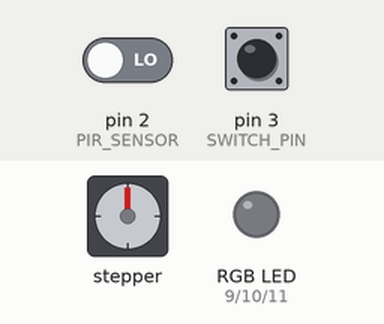
Bench run of a sketch on a simulated Arduino Uno, built with avr-gcc and run on an emulated ATmega328P. On the bench: stepper motor, an RGB LED mixed from three pins (HIGH = lit). The inputs (shaded band) are chosen by the test bench; at power-on: pin 2 (PIR_SENSOR) LOW, pin 3 (SWITCH_PIN) HIGH. Stepper angles assume 200 steps per turn; what the sketch prints to the serial monitor is not drawn.

Above: at 1.2 s.
1.3 s: pin 2 (PIR_SENSOR) driven HIGH
At 11.7 s:
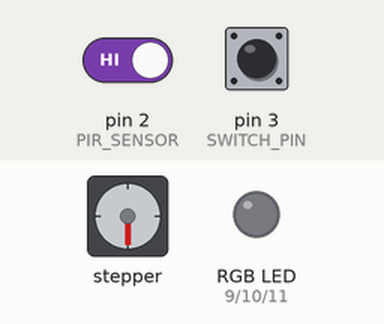
At 22.1 s:
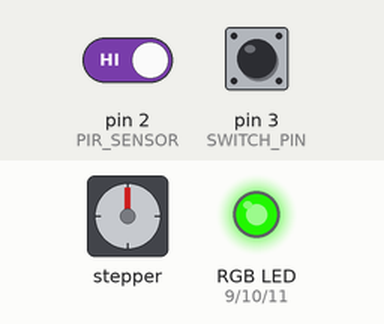
Timing chart, 0 to 23.3 s (numbered marks = the images above; inputs shaded):
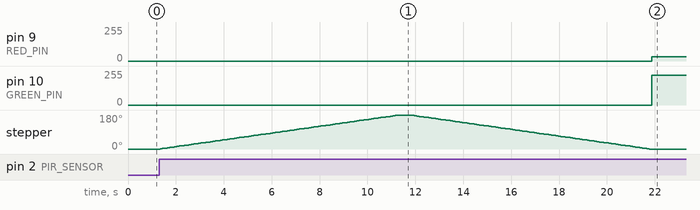

The sketch:

03.ino
```cpp
#include <Stepper.h>

#define PIR_SENSOR 2
#define SWITCH_PIN 3

#define RED_PIN 9
#define GREEN_PIN 10
#define BLUE_PIN 11

const int STEPS = 200;  // 모터 1회전 스텝 수

int personCount = 0;
bool prevMotion = false;

Stepper stepper(STEPS, 5, 7, 4, 6);

void setup() {
  pinMode(PIR_SENSOR, INPUT);
  pinMode(SWITCH_PIN, INPUT_PULLUP);

  pinMode(RED_PIN, OUTPUT);
  pinMode(GREEN_PIN, OUTPUT);
  pinMode(BLUE_PIN, OUTPUT);

  Serial.begin(9600);
  stepper.setSpeed(3);
}

void loop() {
  bool motion = digitalRead(PIR_SENSOR);
  bool switchPressed = digitalRead(SWITCH_PIN) == LOW;

  // 시리얼 모니터로 PIR 상태 확인
  Serial.print("PIR 상태: ");
  Serial.println(motion);

  // 사람 감지: LOW → HIGH 전이 시
  if (motion && !prevMotion) {
    if (personCount < 8) {
      personCount++;
      Serial.print("현재 인원: ");
      Serial.println(personCount);
      Door();
      RGBColor(personCount);
      delay(500); // 중복 감지 방지
    }
  }
  prevMotion = motion;

  // 스위치 눌러서 인원 감소
  if (switchPressed && personCount > 0) {
    personCount--;
    Serial.print("현재 인원: ");
    Serial.println(personCount);
    Door();
    RGBColor(personCount);
    delay(500); // 디바운싱
  }
}

void Door() {
  stepper.step(STEPS / 2);  // 문 열기
  delay(500);
  stepper.step(-STEPS / 2); // 문 닫기
}

void RGBColor(int count) {
  count = constrain(count, 0, 8);
  int redVal = map(count, 0, 8, 0, 255);
  int greenVal = map(count, 0, 8, 255, 0);

  analogWrite(RED_PIN, redVal);
  analogWrite(GREEN_PIN, greenVal);
  analogWrite(BLUE_PIN, 0); // 파란색 미사용
}
```

Measured:
- after the input at 1.3 s, pin 9 (RED_PIN): 0/255 → 31/255 after 20.6 s; pin 10 (GREEN_PIN): 0/255 → 224/255 after 20.6 s; stepper: turns 180° clockwise in 9.9 s, then 180° counter-clockwise in 9.9 s
